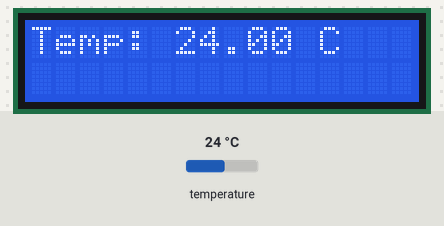
The sketch below on a simulated Arduino Uno, built with avr-gcc and run on an emulated ATmega328P. Shown: 16×2 character LCD. Inputs (shaded band) come from the test bench; at power-on: temperature 24 °C.

Above: at 3.3 s.
3.4 s: temperature set to 12 °C
At 5.6 s:
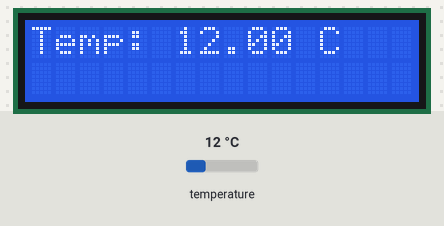
6.1 s: temperature set to 19 °C
At 7.3 s:
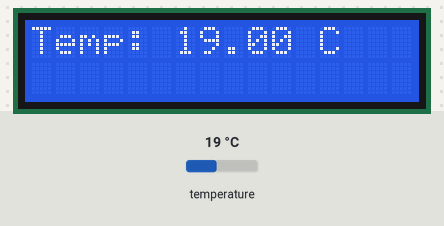
8.6 s: temperature set to 28 °C
At 10.8 s:
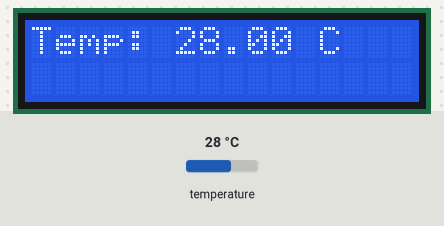
Timing chart, 0 to 12.3 s (numbered marks = the images above; inputs shaded):
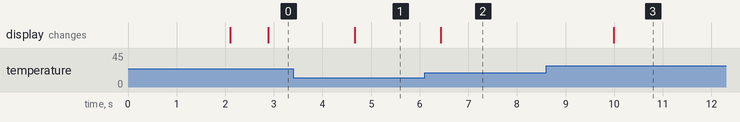

The sketch:

gs_edge.ino
```cpp
#include <Wire.h> // Inclui a biblioteca Wire para comunicação I2C
#include <LiquidCrystal_I2C.h> // Inclui a biblioteca LiquidCrystal_I2C para controle do display LCD
#include <OneWire.h> // Inclui a biblioteca OneWire para comunicação com o sensor DS18B20
#include <DallasTemperature.h> // Inclui a biblioteca DallasTemperature para manipulação do sensor DS18B20

// Define o endereço I2C do display LCD
LiquidCrystal_I2C lcd(0x27, 16, 2); // Cria um objeto lcd com o endereço I2C e o tamanho do display

// Define o pino digital do Arduino ao qual o pino DQ do DS18B20 está conectado
#define ONE_WIRE_BUS 2 // O pino digital 2 será usado para comunicação com o sensor

// Configurações para a comunicação OneWire
OneWire oneWire(ONE_WIRE_BUS); // Cria um objeto OneWire para comunicação com o sensor DS18B20
DallasTemperature sensors(&oneWire); // Cria um objeto DallasTemperature para controlar o sensor DS18B20

void setup() {
  lcd.init(); // Inicializa o display LCD
  lcd.backlight(); // Liga a luz de fundo do display LCD

  sensors.begin(); // Inicializa a comunicação com o sensor DS18B20

  // Exibe uma mensagem inicial no display LCD
  lcd.setCursor(0, 0); // Move o cursor para a primeira linha, primeira coluna
  lcd.print("Temp Monitor"); // Exibe "Temp Monitor" na primeira linha
  lcd.setCursor(0, 1); // Move o cursor para a segunda linha, primeira coluna
  lcd.print("Iniciando..."); // Exibe "Iniciando..." na segunda linha
  delay(2000); // Aguarda 2 segundos
  lcd.clear(); // Limpa o display LCD
}

void loop() {
  sensors.requestTemperatures(); // Solicita uma leitura de temperatura do sensor

  float temperatureC = sensors.getTempCByIndex(0); // Obtém a temperatura em Celsius do primeiro sensor encontrado

  // Exibe a temperatura no display LCD
  lcd.setCursor(0, 0); // Move o cursor para a primeira linha, primeira coluna
  lcd.print("Temp: "); // Exibe "Temp: " na primeira linha
  lcd.print(temperatureC); // Exibe a temperatura lida na primeira linha após "Temp: "
  lcd.print(" C"); // Exibe " C" (Celsius) na primeira linha após a temperatura

  delay(1000); // Aguarda 1 segundo antes de atualizar a leitura
}
```

Measured:
- after the input at 3.4 s, the display: changes after 1.3 s (image 1)
- after the input at 6.1 s, the display: changes after 0.34 s (image 2)
- after the input at 8.6 s, the display: changes after 1.4 s (image 3)
